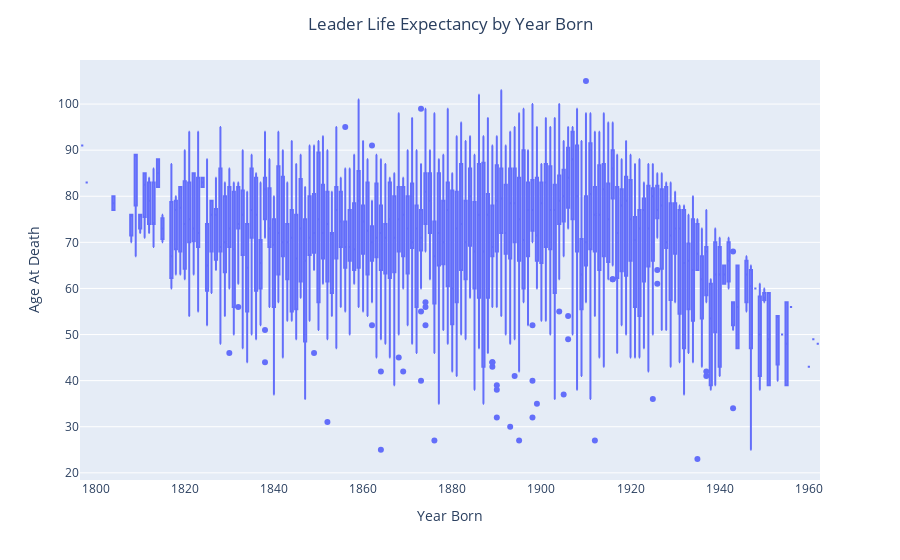

Notebook cell for this chart:
### Code cell
fig = px.box(data_07_01,x='yrborn',y='age_at_death',labels=dict(yrborn="Year Born", age_at_death="Age At Death"))
fig.update_layout(title_text='Leader Life Expectancy by Year Born', title_x=0.5)
fig.show()

### Figure 1 — Plotly figure (JSON) as saved in the notebook; plotly's stock layout.template omitted (floating-point values rounded to 4 significant figures; data arrays with more than 128 entries replaced by an {"elided": "..."} marker saying what was removed)
{"data": [{"alignmentgroup": "True", "hovertemplate": "Year Born=%{x}<br>Age At Death=%{y}<extra></extra>", "legendgroup": "", "marker": {"color": "#636efa"}, "name": "", "notched": false, "offsetgroup": "", "orientation": "v", "showlegend": false, "type": "box", "x": {"elided": "2350 int values"}, "x0": " ", "xaxis": "x", "y": {"elided": "2350 int values"}, "y0": " ", "yaxis": "y"}], "layout": {"boxmode": "group", "legend": {"tracegroupgap": 0}, "margin": {"t": 60}, "title": {"text": "Leader Life Expectancy by Year Born", "x": 0.5}, "xaxis": {"anchor": "y", "domain": [0, 1], "title": {"text": "Year Born"}}, "yaxis": {"anchor": "x", "domain": [0, 1], "title": {"text": "Age At Death"}}}}
